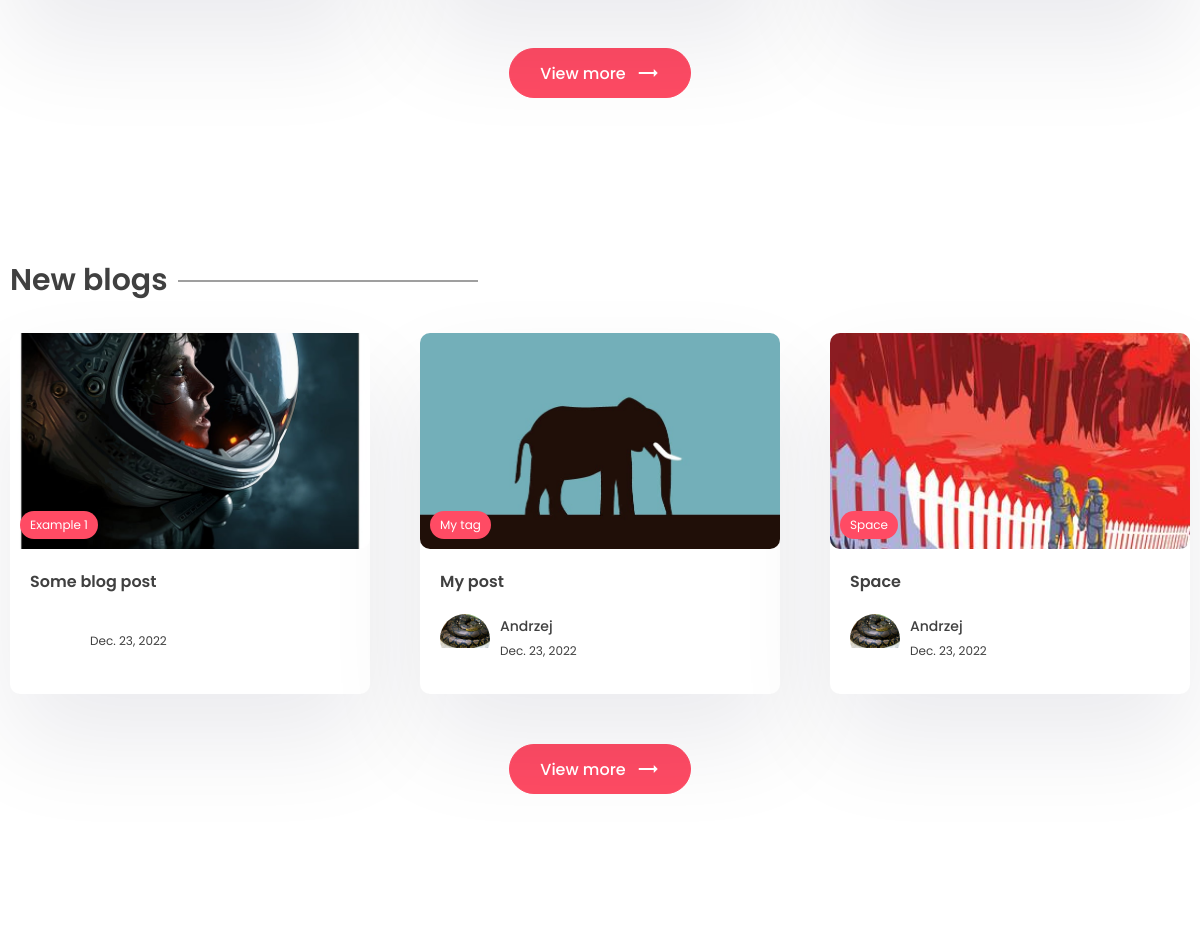
Before: / (middle part) with the older database file.
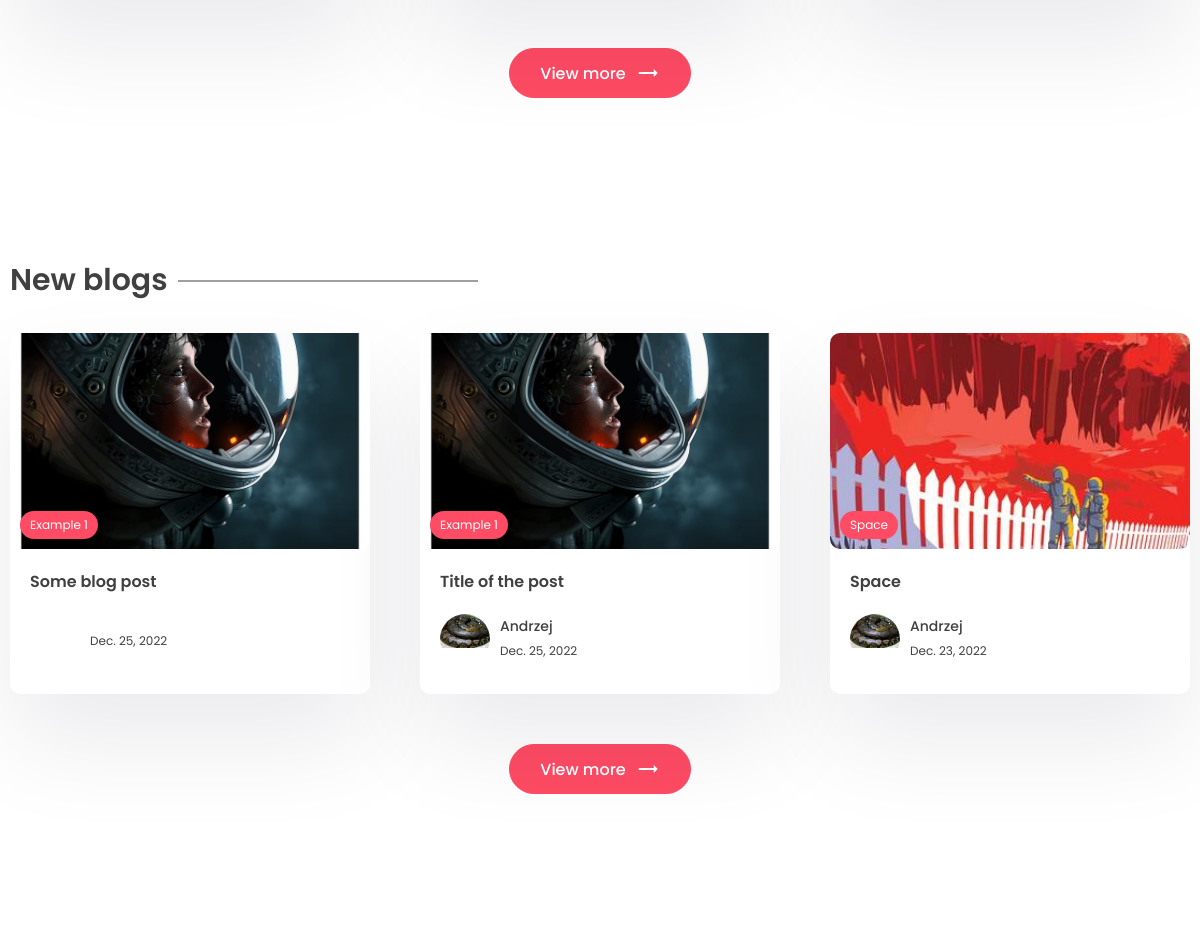
After: the same page with the newer database file.
### app/models.py (models this page shows, shortened)
class Post(models.Model):
    title = models.CharField(max_length=200)
    content = tinymce_models.HTMLField()
    last_updated = models.DateTimeField(auto_now=True)
    slug = models.SlugField(max_length=200, unique=True)
    image = models.ImageField(null=True, blank=True, upload_to="images/")
    view_count = models.IntegerField(null=True, blank=True)
    is_featured = models.BooleanField(default=False)
    likes = models.ManyToManyField(User, related_name="blog_post")
    tags = models.ManyToManyField(Tag, blank=True, related_name="post")
    author = models.ForeignKey(User, on_delete=models.CASCADE, null=True, blank=True)

class Tag(models.Model):
    name = models.CharField(max_length=100)
    description = models.CharField(max_length=100)
    slug = models.SlugField(max_length=200, unique=True)

class Profile(models.Model):
    user = models.OneToOneField(User, on_delete=models.CASCADE)
    profile_image = models.ImageField(null=True, blank=True, upload_to="images/")
    slug = models.SlugField(max_length=200, unique=True)
    bio = models.CharField(max_length=200)

### app/views.py (the view)
# urls.py: path("", views.index, name="index"),
def index(request):
    posts = Post.objects.all()
    top_posts = Post.objects.all().order_by("-view_count")[:3]
    recent_posts = Post.objects.all().order_by("-last_updated")[:3]
    featured_post = Post.objects.filter(is_featured=True).first()
    subscribe_form = SubscribeForm()
    subscribe_successful = None
    if WebsiteMeta.objects.all().exists():
        website_info = WebsiteMeta.objects.all()[0]
    if request.POST:
        subscribe_form = SubscribeForm(request.POST)
        if subscribe_form.is_valid():
            subscribe_form.save()
            subscribe_successful = "Subscribed Successfully"
            subscribe_form = SubscribeForm()
    context = {
        "posts": posts,
        "top_posts": top_posts,
        "recent_posts": recent_posts,
        "subscribe_form": subscribe_form,
        "subscribe_successful": subscribe_successful,
        "featured_post": featured_post,
        "website_info": website_info,
    }
    return render(request, "app/index.html", context)

### app/templates/app/index.html (shortened to what this page needs)
{% extends 'base.html' %}
{% block content %}
<section class="sp">
    <div class="container">
        <center>
            <a href=""><button class="btn btn-primary rounded view">
                    View more <span class="material-icons"> trending_flat </span>
                </button></a>
        </center>
    </div>
</section>
<section class="sp">
    <div class="container">
        <h1 class="sec-title">New blogs</h1>
        <div class="grid-3">
            {% for post in recent_posts %}
            <a href="{% url 'post_page' post.slug %}">
                <div class="card">
                    <div class="post-img">
                        {% if post.image %}
                        <img src="{{post.image.url}}" alt="" />
                        {% endif %}
                        <div class="tag">{{post.tags.all.0.name}}</div>
                    </div>
                    <div class="card-content">
                        <h3>
                            {{post.title}}
                        </h3>
                        <div class="author">
                            <div class="profile-pic">
                                <img src="{{post.author.profile.profile_image.url}}" alt="" />
                            </div>
                            <div class="details">
                                <p>{{post.author.first_name}}</p>
                                <small>{{post.last_updated|date}}</small>
                            </div>
                        </div>
                    </div>
                </div>
            </a>
            {% endfor %}
        </div>
        <center>
            <a href=""><button class="btn btn-primary rounded view">
                    View more <span class="material-icons"> trending_flat </span>
                </button></a>
        </center>
    </div>
</section>
{% endblock content %}

Changed rows visible on the page:
no longer on this page (row unchanged): Post: image (picture), tags.all.0.name "My tag", title "My post", author.profile.profile_image (picture), author.first_name "Andrzej", last_updated "Dec. 23, 2022"
changed Post "Some blog post": last_updated "Dec. 23, 2022" → "Dec. 25, 2022"
added Post: image (picture), tags.all.0.name "Example 1", title "Title of the post", author.profile.profile_image (picture), author.first_name "Andrzej", last_updated "Dec. 25, 2022"
